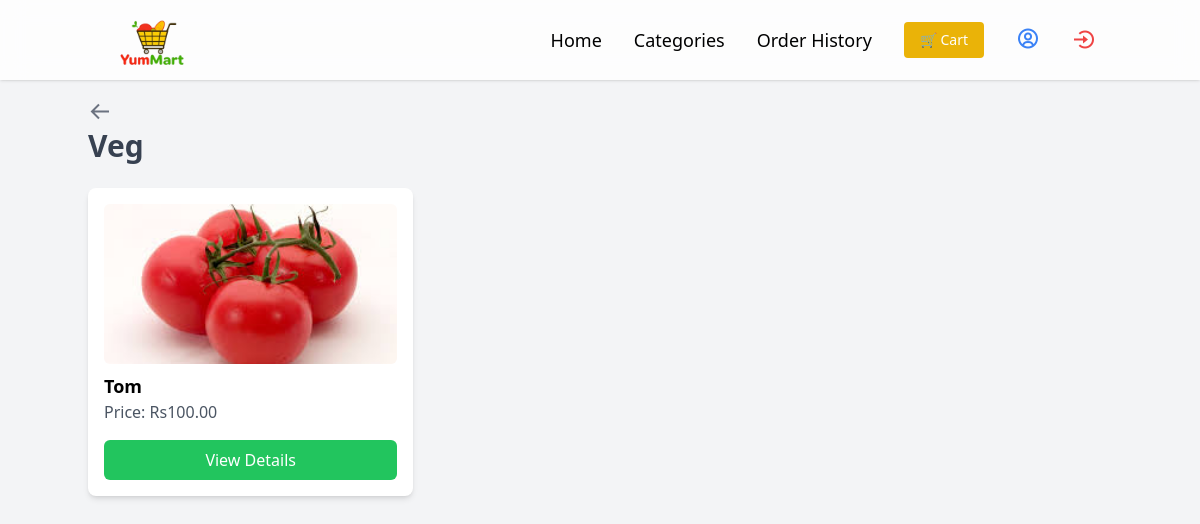
Page /category/veg/ on the earlier database version.
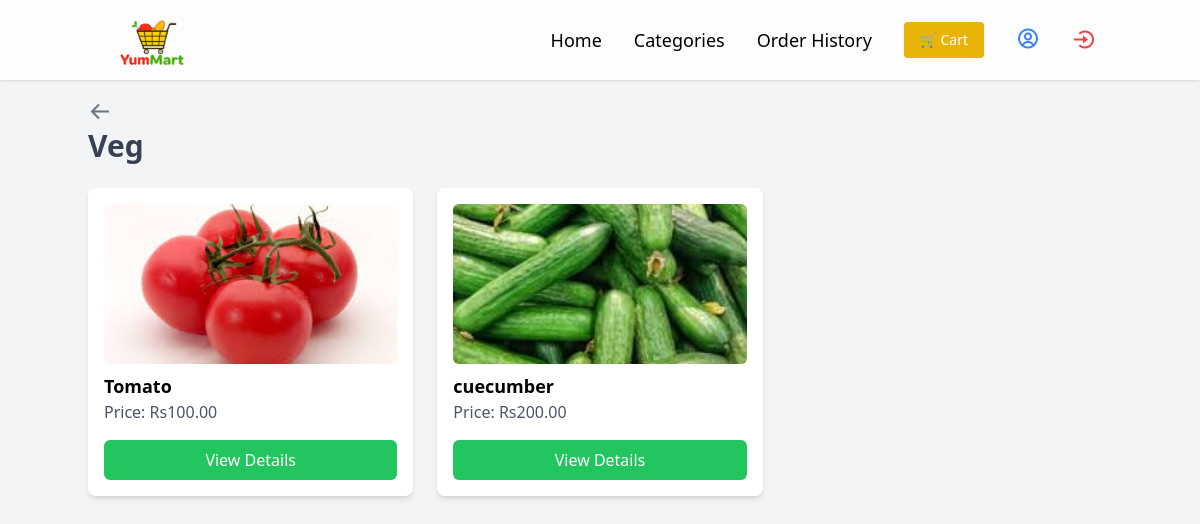
Same page on the later database version.
### store/models.py (models this page shows, shortened)
class Product(models.Model):
    category = models.ForeignKey(Category, on_delete=models.CASCADE)
    name = models.CharField(max_length=255)
    slug = models.SlugField(max_length=255, unique=True)
    description = models.TextField(blank=True)
    price = models.DecimalField(max_digits=10, decimal_places=2)
    image = models.ImageField(upload_to='products/')
    created_at = models.DateTimeField(auto_now_add=True)

### store/views.py (the view)
# urls.py: path('category/<slug:category_slug>/', category_products, name='category_products'),
def category_products(request, category_slug):
    category = get_object_or_404(Category, slug=category_slug)
    products = Product.objects.filter(category=category)
    categories = Category.objects.all()
    return render(request, 'store/category_products.html', {
        'products': products,
        'category': category,
        'categories': categories
    })

### store/templates/store/category_products.html (shortened to what this page needs)
{% extends 'store/base.html' %}
{% block content %}
<div class="container mx-auto">
    <a href="{% url 'home' %}" class="text-blue-500 hover:underline">
        <i class='bx bx-arrow-back text-2xl text-gray-500 hover:text-gray-700 cursor-pointer'></i>
    </a>
    <h2 class="text-3xl font-bold text-gray-700 mb-6">{{ category.name }}</h2>
    <div class="grid grid-cols-1 md:grid-cols-3 gap-6">
        {% for product in products %}
        <div class="bg-white p-4 rounded-lg shadow-md">
            <img src="{{ product.image.url }}" alt="{{ product.name }}" class="w-full h-40 object-cover rounded-md">
            <h3 class="text-lg font-bold mt-2">{{ product.name }}</h3>
            <p class="text-gray-600">Price: Rs{{ product.price }}</p>
            <a href="{% url 'product_detail' product.id %}" class="block text-center bg-green-500 text-white py-2 mt-4 rounded-md">View Details</a>
        </div>
        {% empty %}
        <p class="text-gray-500">No products found in this category.</p>
        {% endfor %}
    </div>
</div>
{% endblock %}

Differences in the rows shown:
changed Product: name "Tom" → "Tomato"
added Product: image (picture), name "cuecumber", price "200.00"
